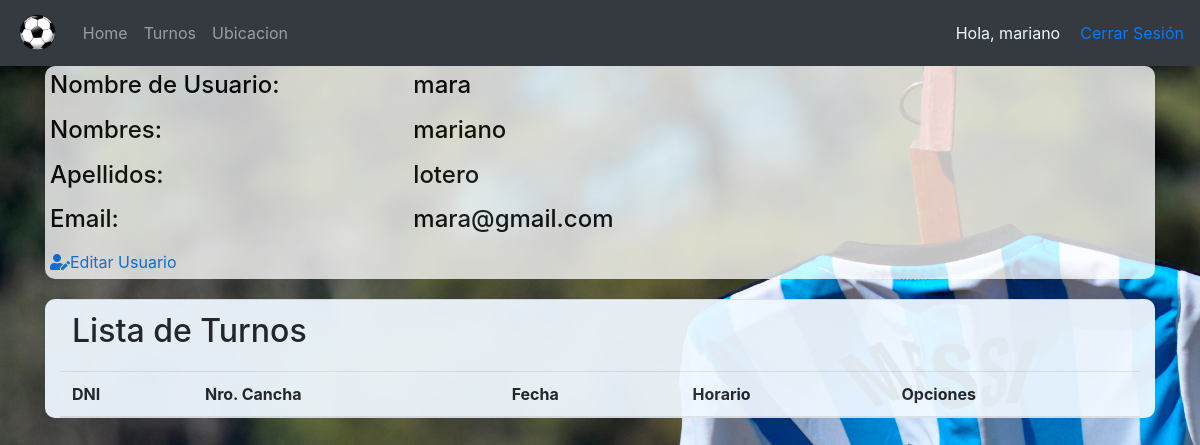
/Perfil/ (signed in), run on the app's committed database.
### users/models.py (models this page shows, shortened)
class Usuario(AbstractBaseUser, PermissionsMixin):
    username = models.CharField("Usuario", unique=True, max_length=50)
    first_name = models.CharField("Nombres", max_length=200)
    surname = models.CharField("Apellidos", max_length=200)
    dni = models.CharField("Dni", unique=True, max_length=8)
    email = models.EmailField(_('email address'), unique=True)
    is_staff = models.BooleanField(default=False)
    is_active = models.BooleanField(default=True)
    date_joined = models.DateTimeField(default=timezone.now)
    USERNAME_FIELD = 'username'
    REQUIRED_FIELDS = ['email' ,'dni', 'first_name' , 'surname']
    objects = CustomUserManager()

### turnos/views.py (the view)
# urls.py: path('Perfil/', FormularioTurnosView.lista_turnos, name='lista_turnos'),
    @login_required
    def lista_turnos(request):
        actual_user = request.user.id
        hoy = date.today()
        data = {
            'turnos': Turno.objects.filter(persona_id=request.user.id, dia__gte=hoy).order_by('-dia'),
        }
        return render(request, 'accounts/registrados/perfil.html', data)

### templates/accounts/registrados/perfil.html (shortened to what this page needs)
{% extends 'accounts/header.html' %}
{% load static %}
    {% block content %}
    <link rel="stylesheet" type="text/css" href="{% static '/css/perfil.css' %}">
    <link rel="stylesheet" href="https://stackpath.bootstrapcdn.com/bootstrap/4.4.1/css/bootstrap.min.css">
    <link rel="stylesheet" href="https://cdnjs.cloudflare.com/ajax/libs/font-awesome/5.15.2/css/all.min.css" />
</head>
<body>
    <div class="container-lg well span6">
        <div class="row-fluid">
            <div class="span8">
                <div class="row">
                    <div class ="col-md-4">
                        <label><h4 class="datos">Nombre de Usuario: </h4></label>
                    </div>
                    <p><h4 class="datos">{{ user.username }}</h4></p>
                </div>
                <div class="row">
                    <div class ="col-md-4">
                        <label><h4 class="datos">Nombres: </h4></label>
                    </div>
                    <p><h4 class="datos">{{ user.first_name }}</h4><p>
                </div>
                <div class="row">
                    <div class ="col-md-4">
                        <label><h4 class="datos">Apellidos: </h4></label>
                    </div>
                    <p><h4 class="datos">{{ user.surname }}</h4><p>
                </div>
                <div class="row">
                    <div class ="col-md-4">
                        <label><h4 class="datos">Email: </h4></label>
                    </div>
                    <p><h4 class="datos">{{ user.email }}</h4><p>
                </div>
                <div class="row">
                    <div class="col float-md-right">
                        <a href="{% url 'editar_user' user.id %}"><i class="fas fa-user-edit"></i>Editar Usuario</a>
                    </div>
                </div>
            </div>
    <div class="container-lg well span6" style="background-color: aliceblue; opacity: 94%; border-radius: 10px;">
        <table class="table" style="margin-top: 20px;">
            <thead>
                <tr>
                    <td colspan="6"><h2>Lista de Turnos</h2></td>
                </tr>
            <tr>
                <th scope="col">DNI</th>
                <th scope="col">Nro. Cancha</th>
                <th scope="col">Fecha</th>
                <th scope="col">Horario</th>
                <th scope="col">Opciones</th>
            </tr>
            </thead>
        </table>
    </div>
    {% endblock %}

### templates/accounts/header.html (shortened to what this page needs)
{% load static %}
<html>
<head>
    <link rel="stylesheet" href="https://stackpath.bootstrapcdn.com/bootstrap/4.4.1/css/bootstrap.min.css">
</head>
<body style="width: 100%;">
        <nav class="navbar navbar-expand-lg navbar-dark bg-dark">
            <a class="navbar-brand">
                <img src="{% static '/css/img/logo_pag.png' %}" height="40px">
            </a>
            <div class="collapse navbar-collapse" id="navbarText">
                <ul class="navbar-nav mr-auto">
                    {% if user.is_authenticated %}
                    <li class="navbar-item"><a href="http://127.0.0.1:8000/Home_user" class="nav-link">Home</a></li>
                    <li class="navbar-item"><a href="http://127.0.0.1:8000/Home_user/#botones-turnos" class="nav-link">Turnos</a></li>
                    <li class="navbar-item"><a href="http://127.0.0.1:8000/Home_user/#ubicacion" class="nav-link">Ubicacion</a></li>
                    {% endif %}
                </ul>
                <ul class="navbar-nav ml-auto">
                    {% if user.is_authenticated %}
                    <span style="margin-right: 20px; color: aliceblue;">Hola, <a style="color: aliceblue;" href="http://127.0.0.1:8000/Perfil/"> {{ user.first_name }}</a></span>
                    <span><a href=" {% url 'Logout' %}">Cerrar Sesión</a></span>
                    {% else %}
                    <li class="nav-item"><a class="nav-link" href="http://127.0.0.1:8000/Login">Iniciar Sesión</a></li>
                    <li class="nav-item"><a class="nav-link" href="http://127.0.0.1:8000/register">Registrarse</a></li>
                    {% endif %}
                </ul>
            </div>
        </nav>
    {% block content %} {% endblock %}
</body>
</html>

### static/css/perfil.css (style rules this page uses)
body { background: url(./img/opcion1.jpg) no-repeat center center fixed; background-size: cover; }
.span8 { background-color: #ffffff; border-radius: 10px; padding-left: 5px; padding-top: 5px; padding-bottom: 5px; opacity: 77%; }
.datos { color: rgb(2, 2, 2); opacity: 100%; }

### data on the page
Usuario: first_name "mariano", username "mara", surname "lotero", email "mara@gmail.com"
